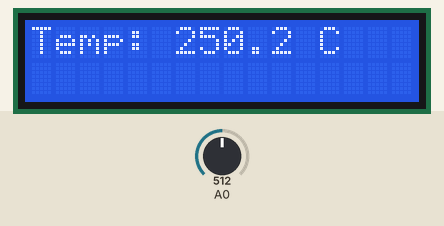
Simulated run of this sketch. Board: Arduino Uno, built with avr-gcc and run on an emulated ATmega328P. On the bench: 16×2 character LCD. The inputs (shaded band) are chosen by the test bench; at power-on: A0 = 512.

Above: at 3.1 s.
3.2 s: A0 set to 716
At 5.9 s:
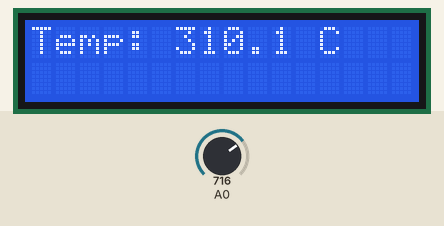
6.2 s: A0 set to 900
At 8.4 s:
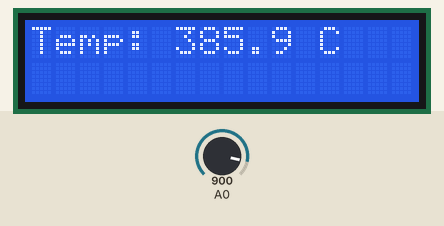
9.0 s: A0 set to 1023
At 10.5 s:
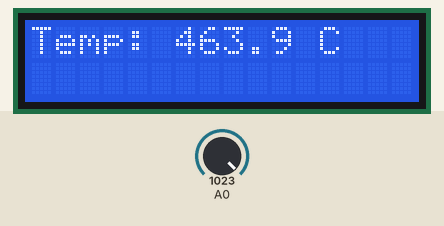
Timing chart, 0 to 12.0 s (numbered marks = the images above; inputs shaded):
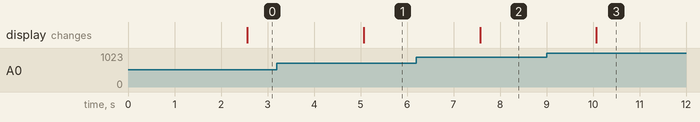

The sketch:

sensorLM35_LCD1602A.ino
```cpp
#include <LiquidCrystal.h>
LiquidCrystal lcd (7, 6, 5, 4, 3, 2);
int SENSOR;
float TEMPERATURA;
float SUMA;

void setup() {
  //Serial.begin(9600);
  lcd.begin(16, 2);
  // las entradas analógicas no necesitan inicialización
}

void loop() {
  SUMA = 0;
  for (int i = 0; i < 5; i++) {  //para sensores analógicos es recomendable usar promedios de los valores de lectura
    SENSOR = analogRead(A0);
    TEMPERATURA = ((SENSOR * 5000.0) / 1023) / 10; //5000.0 para no perder la parte de la fracción
    SUMA += TEMPERATURA;
    delay(500);
  }
  //Serial.println(TEMPERATURA / 5.0, 1); // 1 posición decimal ( 1 dígito depués de la coma)
  lcd.setCursor(0, 0);
  lcd.print("Temp: ");
  lcd.print(SUMA / 5.0, 1);
  lcd.print(" C");
}
```

Measured:
- after the input at 3.2 s, the display: changes after 1.9 s (image 1)
- after the input at 6.2 s, the display: changes after 1.4 s (image 2)
- after the input at 9.0 s, the display: changes after 1.1 s (image 3)
